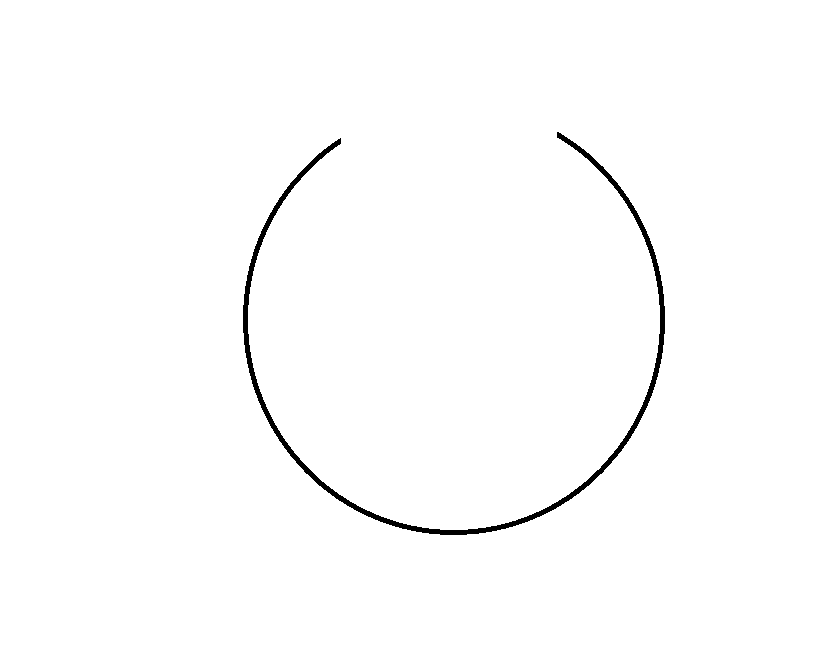
#> input picture indir.png, 839 x 654 px
$ python 'Deneme21 - Otomatik Kenar Algılama.py'
#> lines starting #> are read from the running program, lines starting #| are printed output that depends on the picture; after the words box and inside, x2 and y2 are one past the last pixel; in counts of white or black regions, pixels touching at a corner belong together
import cv2
import numpy as np
image = cv2.imread("indir.png")
#> image is the input picture: shape (654, 839, 3); 99% white; 1 black region, box (x1, y1, x2, y2) and area: (243, 132, 665, 535) 5470
gray  = cv2.cvtColor(image,cv2.COLOR_BGR2GRAY)
blur  = cv2.GaussianBlur(gray,(5,5),0)

def autoCanny(blur, sigma=0.33):
    median = np.median(blur)
    lower = int(max(0,(1.0-sigma)*median))
    upper = int(min(255,(1.0+sigma)*median))
    canny = cv2.Canny(blur,lower,upper)
    return canny

wide = cv2.Canny(blur,10,220)
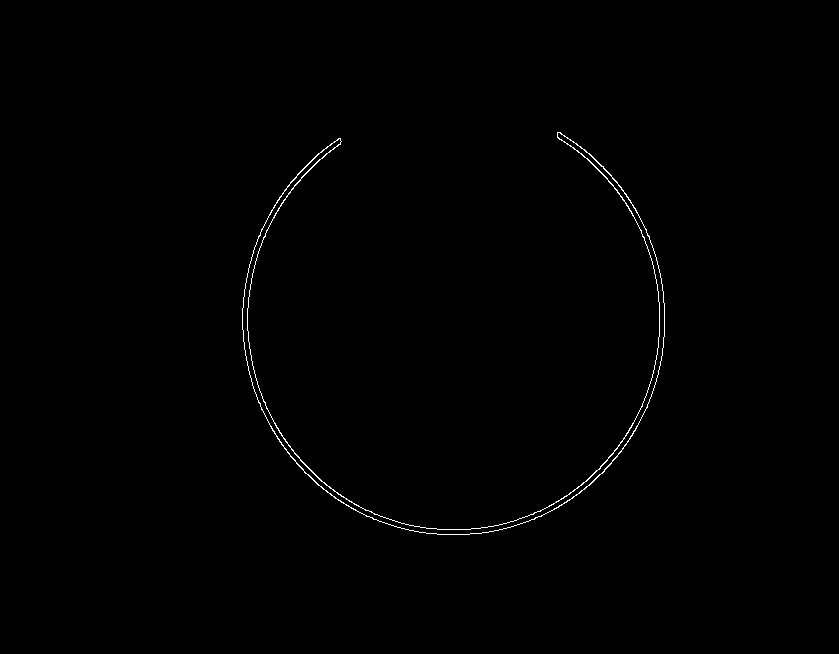
#> wide: shape (654, 839); 0.45% white in thin lines or dots, all inside (x1, y1, x2, y2) = (242, 132, 665, 535)
tight = cv2.Canny(blur,200,230)
auto = autoCanny(blur)
#> in autoCanny, `median = np.median(blur)`: median = 255
#> in autoCanny, `lower = int(max(0,(1.0-sigma)*median))`: lower = 170
#> in autoCanny, `upper = int(min(255,(1.0+sigma)*median))`: upper = 255

cv2.imshow("Blurred Image", blur)
cv2.imshow("Edges", np.hstack([wide, tight, auto]))
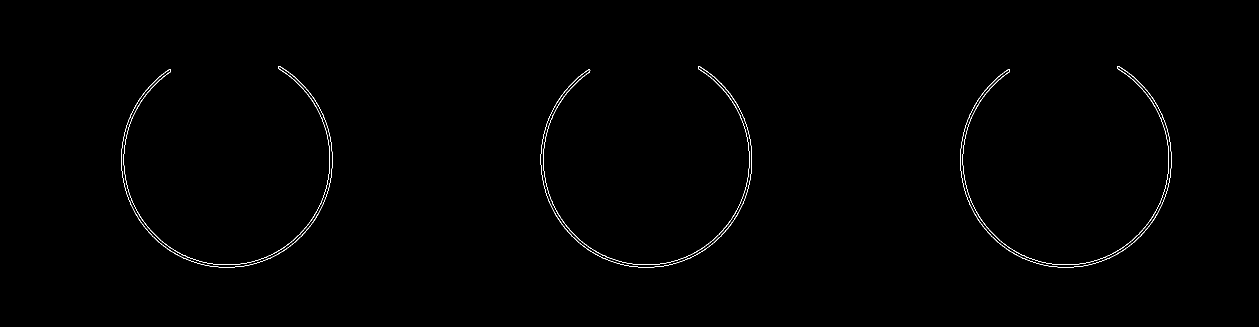
#> window 'Edges': shape (654, 2517) (shown at 1/2 size); 0.45% white in thin lines or dots, all inside (x1, y1, x2, y2) = (242, 132, 2343, 535)

cv2.waitKey(0)
cv2.destroyAllWindows()
